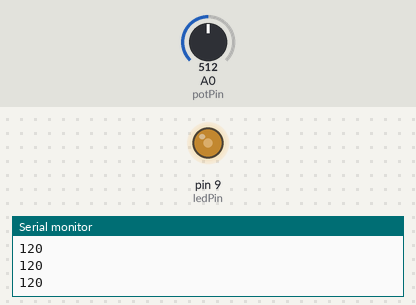
Simulated run of this sketch. Board: Arduino Uno, built with avr-gcc and run on an emulated ATmega328P. On the bench: output pins drawn as LEDs (lit = HIGH), the last lines printed to the serial monitor. The inputs (shaded band) are chosen by the test bench; at power-on: A0 (potPin) = 512.

Above: at 1.2 s.
1.3 s: A0 (potPin) set to 716
At 2.0 s:
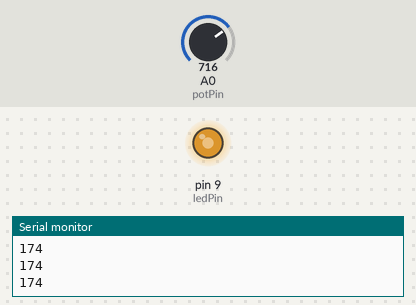
2.8 s: A0 (potPin) set to 900
At 3.4 s:
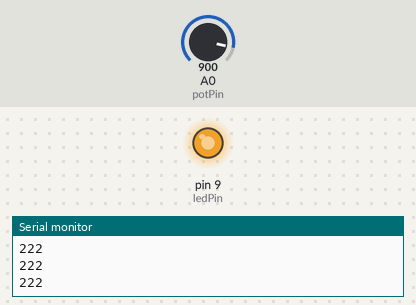
4.3 s: A0 (potPin) set to 122
At 4.7 s:
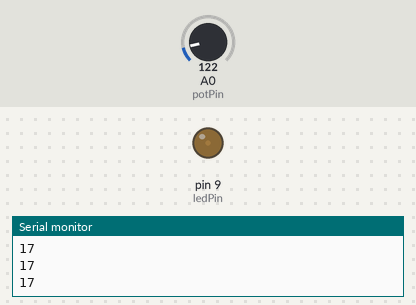
Timing chart, 0 to 7.3 s (numbered marks = the images above; inputs shaded):
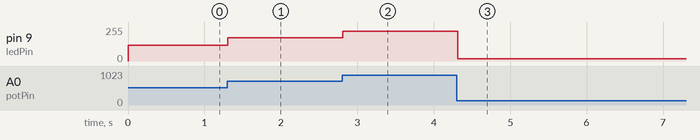

Measured:
- after the input at 1.3 s, pin 9 (ledPin): 120/255 → 174/255 at once
- after the input at 2.8 s, pin 9 (ledPin): 174/255 → 222/255 at once
- after the input at 4.3 s, pin 9 (ledPin): 222/255 → 17/255 at once

The sketch:

POTENTIOMETER.ino
```cpp
const int ledPin = 9;  //pin 9 has PWM funtion
const int potPin = A0; //pin A0 to read analog input

//Variables:
  int value; //save analog value


void setup(){
  //Input or output?
  pinMode(ledPin, OUTPUT);
  pinMode(potPin, INPUT);
  Serial.begin(9600);
}

void loop(){

  //Read and save analog value from potentiometer
  value = analogRead(potPin);

   //Map value 0-1023 to 0-255 (PWM)
  value = map(value, 56, 1023, 0, 255);
  Serial.println(value);

  //Send PWM value to led
  analogWrite(ledPin, value);

  //Small delay
  delay(100);

}
```
